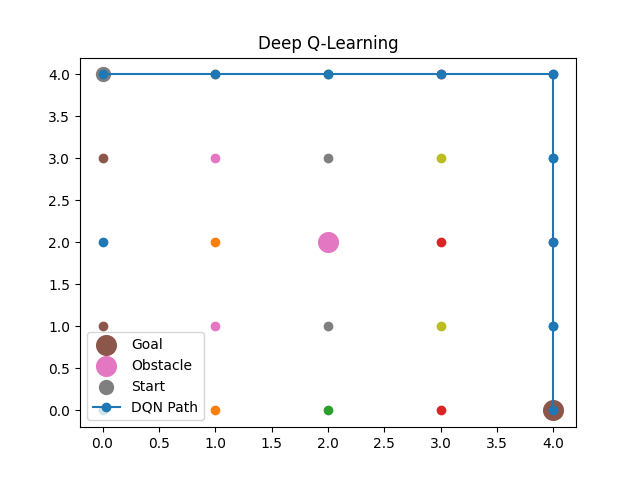

The script that drew this image:
"""
Q leaning - 
   Q table store Q(s,a) but this works only for small states not scalable 
   but 
Deep Q learning - ueses a neural network to approximate Q(s,a) and can handle large state spaces

"""
import numpy as np
import torch
import torch.nn as nn
import torch.optim as optim
import random
import matplotlib.pyplot as plt


# GRID

grid_size = 5
start = (0, 0)
goal = (4, 4)
obstacle = (2, 2)

actions = ["U", "D", "L", "R"]

action_map = {
    0: (-1, 0),
    1: (1, 0),
    2: (0, -1),
    3: (0, 1)
}


# PARAMETERS

gamma = 0.9
epsilon = 0.3
alpha = 0.001
episodes = 500


# NETWORK

class DQN(nn.Module):
    def __init__(self):
        super().__init__()
        self.net = nn.Sequential(
            nn.Linear(2, 32),
            nn.ReLU(),
            nn.Linear(32, 4)
        )

    def forward(self, x):
        return self.net(x)

model = DQN()
optimizer = optim.Adam(model.parameters(), lr=alpha)
loss_fn = nn.MSELoss()


# ENVIRONMENT

def valid(state):
    x, y = state
    return 0 <= x < grid_size and 0 <= y < grid_size

def step(state, action):
    dx, dy = action_map[action]
    ns = (state[0] + dx, state[1] + dy)
    return ns if valid(ns) else state

def reward(state):
    if state == goal:
        return 100
    elif state == obstacle:
        return -100
    else:
        return -1


# TRAINING

for ep in range(episodes):

    state = start

    for _ in range(100):

        s = torch.tensor(state, dtype=torch.float32)

        # epsilon-greedy
        if random.random() < epsilon:
            action = random.randint(0, 3)
        else:
            with torch.no_grad():
                q_vals = model(s)
                action = torch.argmax(q_vals).item()

        next_state = step(state, action)
        r = reward(next_state)

        s_next = torch.tensor(next_state, dtype=torch.float32)

        # target
        with torch.no_grad():
            target = r + gamma * torch.max(model(s_next))

        q_vals = model(s)
        loss = loss_fn(q_vals[action], target)

        optimizer.zero_grad()
        loss.backward()
        optimizer.step()

        state = next_state

        if state == goal:
            break


# SIMULATION
state = start
trajectory = [state]

for _ in range(50):

    s = torch.tensor(state, dtype=torch.float32)
    action = torch.argmax(model(s)).item()

    state = step(state, action)
    trajectory.append(state)

    if state == goal:
        break


traj_x = [s[1] for s in trajectory]
traj_y = [grid_size - 1 - s[0] for s in trajectory]

plt.figure()

for i in range(grid_size):
    for j in range(grid_size):
        plt.scatter(j, grid_size - 1 - i)

plt.scatter(goal[1], grid_size - 1 - goal[0], s=200, label="Goal")
plt.scatter(obstacle[1], grid_size - 1 - obstacle[0], s=200, label="Obstacle")
plt.scatter(start[1], grid_size - 1 - start[0], s=100, label="Start")

plt.plot(traj_x, traj_y, marker='o', label="DQN Path")

plt.legend()
plt.title("Deep Q-Learning")
plt.show()


"""
Improvements :
 add a replay buffer to store past experiences and sample from it during training
 add a target network to stabilize training
"""
